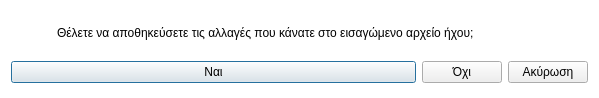
<?xml version="1.0" encoding="UTF-8"?>
<ui version="4.0">
 <class>Dialog</class>
 <widget class="QDialog" name="Dialog">
  <property name="geometry">
   <rect>
    <x>0</x>
    <y>0</y>
    <width>599</width>
    <height>98</height>
   </rect>
  </property>
  <property name="windowTitle">
   <string>Αποθήκευση αλλαγών</string>
  </property>
  <property name="windowIcon">
   <iconset resource="../../../icons.qrc">
    <normaloff>:/rest-windows/assets/images/rest-windows/question.png</normaloff>:/rest-windows/assets/images/rest-windows/question.png</iconset>
  </property>
  <property name="styleSheet">
   <string notr="true">QDialog{
	background:white;
}</string>
  </property>
  <layout class="QGridLayout" name="gridLayout_2">
   <item row="1" column="0" colspan="2">
    <widget class="QFrame" name="frame">
     <property name="styleSheet">
      <string notr="true">QFrame{border:0px;}</string>
     </property>
     <property name="frameShape">
      <enum>QFrame::StyledPanel</enum>
     </property>
     <property name="frameShadow">
      <enum>QFrame::Raised</enum>
     </property>
     <layout class="QGridLayout" name="gridLayout">
      <property name="leftMargin">
       <number>0</number>
      </property>
      <property name="topMargin">
       <number>0</number>
      </property>
      <property name="rightMargin">
       <number>0</number>
      </property>
      <property name="bottomMargin">
       <number>0</number>
      </property>
      <item row="0" column="0">
       <widget class="QPushButton" name="save">
        <property name="sizePolicy">
         <sizepolicy hsizetype="Expanding" vsizetype="Fixed">
          <horstretch>0</horstretch>
          <verstretch>0</verstretch>
         </sizepolicy>
        </property>
        <property name="text">
         <string>Ναι</string>
        </property>
        <property name="icon">
         <iconset resource="../../../icons.qrc">
          <normaloff>:/rest-windows/assets/images/rest-windows/save.png</normaloff>:/rest-windows/assets/images/rest-windows/save.png</iconset>
        </property>
       </widget>
      </item>
      <item row="0" column="1">
       <widget class="QPushButton" name="no_save">
        <property name="sizePolicy">
         <sizepolicy hsizetype="Fixed" vsizetype="Fixed">
          <horstretch>0</horstretch>
          <verstretch>0</verstretch>
         </sizepolicy>
        </property>
        <property name="text">
         <string>Όχι</string>
        </property>
       </widget>
      </item>
     </layout>
    </widget>
   </item>
   <item row="0" column="0">
    <widget class="QLabel" name="error">
     <property name="minimumSize">
      <size>
       <width>40</width>
       <height>40</height>
      </size>
     </property>
     <property name="maximumSize">
      <size>
       <width>40</width>
       <height>40</height>
      </size>
     </property>
     <property name="text">
      <string/>
     </property>
     <property name="pixmap">
      <pixmap resource="../../../icons.qrc">:/rest-windows/assets/images/rest-windows/question.png</pixmap>
     </property>
     <property name="scaledContents">
      <bool>true</bool>
     </property>
    </widget>
   </item>
   <item row="1" column="2">
    <widget class="QPushButton" name="cancel">
     <property name="sizePolicy">
      <sizepolicy hsizetype="Fixed" vsizetype="Fixed">
       <horstretch>0</horstretch>
       <verstretch>0</verstretch>
      </sizepolicy>
     </property>
     <property name="text">
      <string>Ακύρωση</string>
     </property>
    </widget>
   </item>
   <item row="0" column="1" colspan="2">
    <widget class="QLabel" name="label">
     <property name="text">
      <string>Θέλετε να αποθηκεύσετε τις αλλαγές που κάνατε στο εισαγώμενο αρχείο ήχου;</string>
     </property>
     <property name="alignment">
      <set>Qt::AlignJustify|Qt::AlignVCenter</set>
     </property>
    </widget>
   </item>
  </layout>
 </widget>
 <resources>
  <include location="../../../icons.qrc"/>
  <include location="../../../Κεντρικό παράθυρο προγράμματος και αρχείο qrc (Main window and qrc)/Εικόνες προγράμματος.qrc"/>
 </resources>
 <connections/>
</ui>
